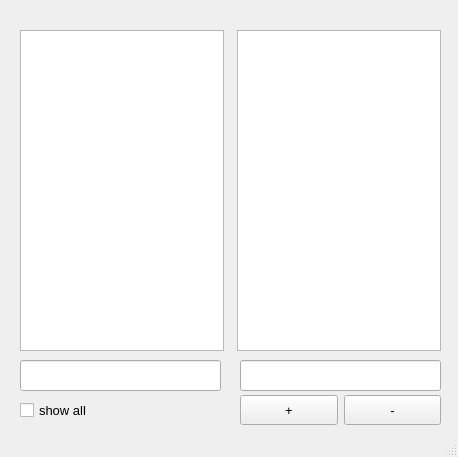
<?xml version="1.0" encoding="UTF-8"?>
<ui version="4.0">
 <class>User_manager</class>
 <widget class="QMainWindow" name="User_manager">
  <property name="geometry">
   <rect>
    <x>0</x>
    <y>0</y>
    <width>458</width>
    <height>457</height>
   </rect>
  </property>
  <property name="minimumSize">
   <size>
    <width>458</width>
    <height>457</height>
   </size>
  </property>
  <property name="maximumSize">
   <size>
    <width>458</width>
    <height>457</height>
   </size>
  </property>
  <property name="windowTitle">
   <string>User_manager</string>
  </property>
  <widget class="QWidget" name="centralwidget">
   <widget class="QWidget" name="horizontalLayoutWidget">
    <property name="geometry">
     <rect>
      <x>20</x>
      <y>20</y>
      <width>421</width>
      <height>341</height>
     </rect>
    </property>
    <layout class="QHBoxLayout" name="horizontalLayout">
     <item>
      <layout class="QVBoxLayout" name="verticalLayout_2">
       <item>
        <spacer name="verticalSpacer_3">
         <property name="orientation">
          <enum>Qt::Vertical</enum>
         </property>
         <property name="sizeType">
          <enum>QSizePolicy::Fixed</enum>
         </property>
         <property name="sizeHint" stdset="0">
          <size>
           <width>20</width>
           <height>10</height>
          </size>
         </property>
        </spacer>
       </item>
       <item>
        <widget class="QListWidget" name="listName_box"/>
       </item>
       <item>
        <spacer name="verticalSpacer_4">
         <property name="orientation">
          <enum>Qt::Vertical</enum>
         </property>
         <property name="sizeType">
          <enum>QSizePolicy::Fixed</enum>
         </property>
         <property name="sizeHint" stdset="0">
          <size>
           <width>20</width>
           <height>10</height>
          </size>
         </property>
        </spacer>
       </item>
      </layout>
     </item>
     <item>
      <spacer name="horizontalSpacer">
       <property name="orientation">
        <enum>Qt::Horizontal</enum>
       </property>
       <property name="sizeType">
        <enum>QSizePolicy::Fixed</enum>
       </property>
       <property name="sizeHint" stdset="0">
        <size>
         <width>7</width>
         <height>7</height>
        </size>
       </property>
      </spacer>
     </item>
     <item>
      <layout class="QVBoxLayout" name="verticalLayout">
       <item>
        <spacer name="verticalSpacer">
         <property name="orientation">
          <enum>Qt::Vertical</enum>
         </property>
         <property name="sizeType">
          <enum>QSizePolicy::Fixed</enum>
         </property>
         <property name="sizeHint" stdset="0">
          <size>
           <width>20</width>
           <height>10</height>
          </size>
         </property>
        </spacer>
       </item>
       <item>
        <widget class="QListWidget" name="listAssets_box"/>
       </item>
       <item>
        <spacer name="verticalSpacer_2">
         <property name="orientation">
          <enum>Qt::Vertical</enum>
         </property>
         <property name="sizeType">
          <enum>QSizePolicy::Fixed</enum>
         </property>
         <property name="sizeHint" stdset="0">
          <size>
           <width>20</width>
           <height>10</height>
          </size>
         </property>
        </spacer>
       </item>
      </layout>
     </item>
    </layout>
   </widget>
   <widget class="QWidget" name="horizontalLayoutWidget_2">
    <property name="geometry">
     <rect>
      <x>240</x>
      <y>390</y>
      <width>201</width>
      <height>41</height>
     </rect>
    </property>
    <layout class="QGridLayout" name="gridLayout">
     <item row="0" column="1">
      <widget class="QPushButton" name="delete_button">
       <property name="sizePolicy">
        <sizepolicy hsizetype="Minimum" vsizetype="Fixed">
         <horstretch>0</horstretch>
         <verstretch>30</verstretch>
        </sizepolicy>
       </property>
       <property name="minimumSize">
        <size>
         <width>0</width>
         <height>30</height>
        </size>
       </property>
       <property name="font">
        <font>
         <pointsize>10</pointsize>
        </font>
       </property>
       <property name="text">
        <string>-</string>
       </property>
      </widget>
     </item>
     <item row="0" column="0">
      <widget class="QPushButton" name="add_button">
       <property name="sizePolicy">
        <sizepolicy hsizetype="Minimum" vsizetype="Fixed">
         <horstretch>0</horstretch>
         <verstretch>30</verstretch>
        </sizepolicy>
       </property>
       <property name="minimumSize">
        <size>
         <width>0</width>
         <height>30</height>
        </size>
       </property>
       <property name="font">
        <font>
         <pointsize>10</pointsize>
        </font>
       </property>
       <property name="text">
        <string>+</string>
       </property>
      </widget>
     </item>
    </layout>
   </widget>
   <widget class="QLineEdit" name="addName_box">
    <property name="geometry">
     <rect>
      <x>240</x>
      <y>360</y>
      <width>201</width>
      <height>31</height>
     </rect>
    </property>
   </widget>
   <widget class="QLineEdit" name="search_box">
    <property name="geometry">
     <rect>
      <x>20</x>
      <y>360</y>
      <width>201</width>
      <height>31</height>
     </rect>
    </property>
   </widget>
   <widget class="QWidget" name="horizontalLayoutWidget_4">
    <property name="geometry">
     <rect>
      <x>20</x>
      <y>390</y>
      <width>201</width>
      <height>41</height>
     </rect>
    </property>
    <layout class="QGridLayout" name="gridLayout_2">
     <item row="0" column="0">
      <widget class="QCheckBox" name="checkBox">
       <property name="font">
        <font>
         <pointsize>10</pointsize>
        </font>
       </property>
       <property name="layoutDirection">
        <enum>Qt::LeftToRight</enum>
       </property>
       <property name="text">
        <string>show all</string>
       </property>
      </widget>
     </item>
    </layout>
   </widget>
  </widget>
  <widget class="QMenuBar" name="menubar">
   <property name="geometry">
    <rect>
     <x>0</x>
     <y>0</y>
     <width>458</width>
     <height>21</height>
    </rect>
   </property>
  </widget>
  <widget class="QStatusBar" name="statusbar"/>
 </widget>
 <resources/>
 <connections/>
</ui>
